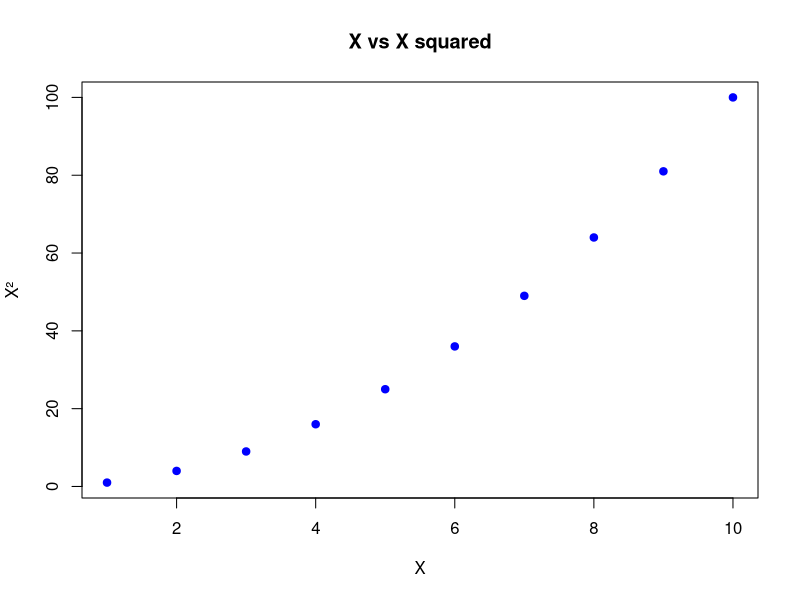

Recreate this plot in R.
## ---- chunk 1
# Simple calculation
x <- 1:10
mean(x)

# Create a simple plot
plot(x, x^2, 
     main = "X vs X squared",
     xlab = "X", 
     ylab = "X²",
     col = "blue",
     pch = 19)
